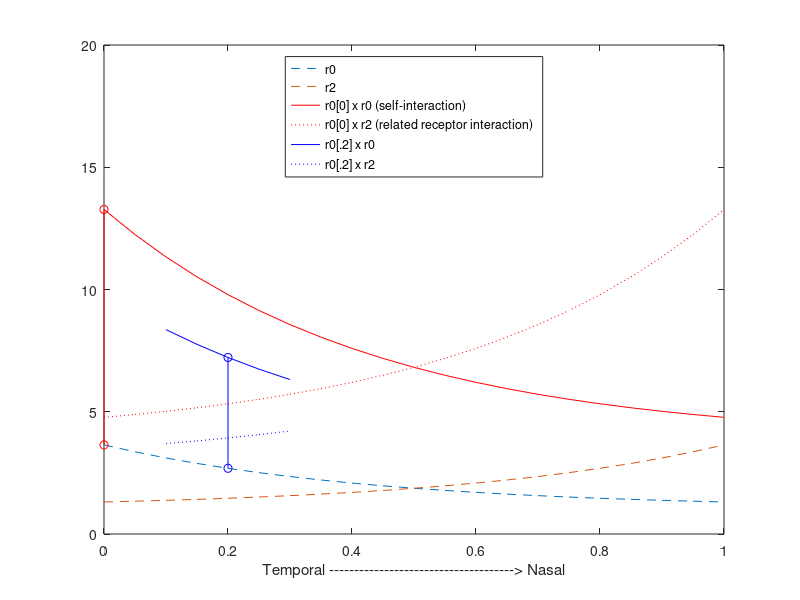

Reproduce this figure in MATLAB.
% Equations used in my modelling. See tissue.h and
% guidingtissue::exponential_expression and similar

% This models the mass-action receptor-receptor interaction

x = [0:0.05:1];

_exp = 0.26 .* exp (2.3.*x) + 1.05;
_exp2 = 0.26 .* exp (1.1.*x) + 1.05;
_log = 2.32 + 1.29 .* log (2.3 .* (x+0.2));
_quad = 1.31 + 2.333 .* x .* x;
_lin = 1.31 + 2.333 .* x;

ki = 1.1
kd = 0.6

_exp_ki = _exp + ki;
_exp_ki_kd = _exp_ki - kd;
_exp_kd = _exp - kd;

_exp2_ki = _exp2 + ki;
_exp2_ki_kd = _exp2_ki - kd;
_exp2_kd = _exp2 - kd;

%% The I effect
_r0 = flip(_exp); % One receptor type.
_r2 = _exp;       % A second receptor type.
figure(10); clf;
plot (x, _r0, 'linestyle', '--'); % exp for receptors on retina
hold on;
plot (x, _r2, 'linestyle', '--'); % ligands

plot (x, _r0(1) .* _r0, 'r-');
plot (x, _r0(1) .* _r2, 'r:');

plot (x(3:7), _r0(5) .* _r0(3:7), 'b');
plot (x(3:7), _r0(5) .* _r2(3:7), 'b:');

## plot (x(7:11), _r0(9) .* _r2(7:11), 'g');
## plot ([x(9),x(9)], [_r0(9),_r0(9).*_r2(9)], 'go-');
## plot (x(11:15), _r0(13) .* _r2(11:15), 'm');
## plot ([x(13),x(13)], [_r0(13),_r0(13).*_r2(13)], 'mo-');
## plot (x(15:19), _r0(17) .* _r2(15:19), 'c');
## plot ([x(17),x(17)], [_r0(17),_r0(17).*_r2(17)], 'co-');
## plot (x, _r0(21) .* _r2, 'k');
## plot ([x(21),x(21)], [_r0(21),_r0(21).*_r2(21)], 'ko-');

## Vertical lines
plot ([x(5),x(5)], [_r0(5),_r0(5).*_r0(5)], 'bo-');
plot ([x(1),x(1)], [_r0(1), _r0(1).*_r0(1)], 'ro-');

lg = legend (['r0';'r2';'r0[0] x r0 (self-interaction)';'r0[0] x r2 (related receptor interaction)';'r0[.2] x r0';'r0[.2] x r2'],'Location','North');



strlbl = ['Temporal -------------------------------------> Nasal'];
figure(10)
ylim([0,20])
xlabel(strlbl)
